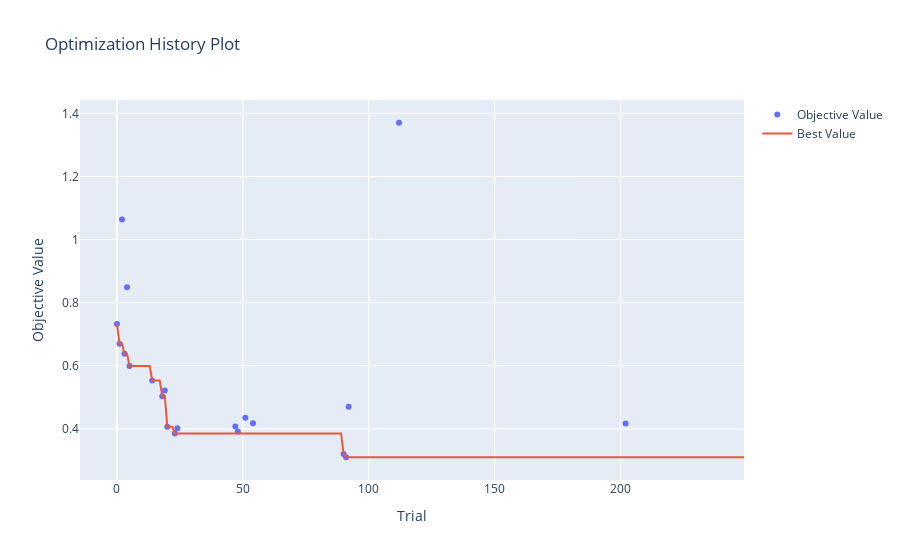

Here is the notebook cell this chart was saved with:
### Code cell
if is_multi_objective:
    fig = vis.plot_optimization_history(study, target=lambda t: t.values[1], target_name='Accuracy')
else:
    fig = vis.plot_optimization_history(study)
fig.show()

### Figure 1 — Plotly figure (JSON) as saved in the notebook; plotly's stock layout.template omitted (floating-point values rounded to 4 significant figures; data arrays with more than 128 entries replaced by an {"elided": "..."} marker saying what was removed)
{"data": [{"mode": "markers", "name": "Objective Value", "type": "scatter", "x": [0, 1, 2, 3, 4, 5, 14, 18, 19, 20, 23, 24, 47, 48, 51, 54, 90, 91, 92, 112, 202], "y": [0.7326, 0.6694, 1.063, 0.6383, 0.8492, 0.5994, 0.5532, 0.5037, 0.5221, 0.4068, 0.3858, 0.402, 0.4076, 0.3917, 0.4357, 0.4176, 0.3203, 0.3101, 0.4705, 1.37, 0.4172]}, {"mode": "lines", "name": "Best Value", "type": "scatter", "x": {"elided": "250 int values"}, "y": {"elided": "250 float values"}}, {"marker": {"color": "#cccccc"}, "mode": "markers", "name": "Infeasible Trial", "showlegend": false, "type": "scatter", "x": [], "y": []}], "layout": {"title": {"text": "Optimization History Plot"}, "xaxis": {"title": {"text": "Trial"}}, "yaxis": {"title": {"text": "Objective Value"}}}}
